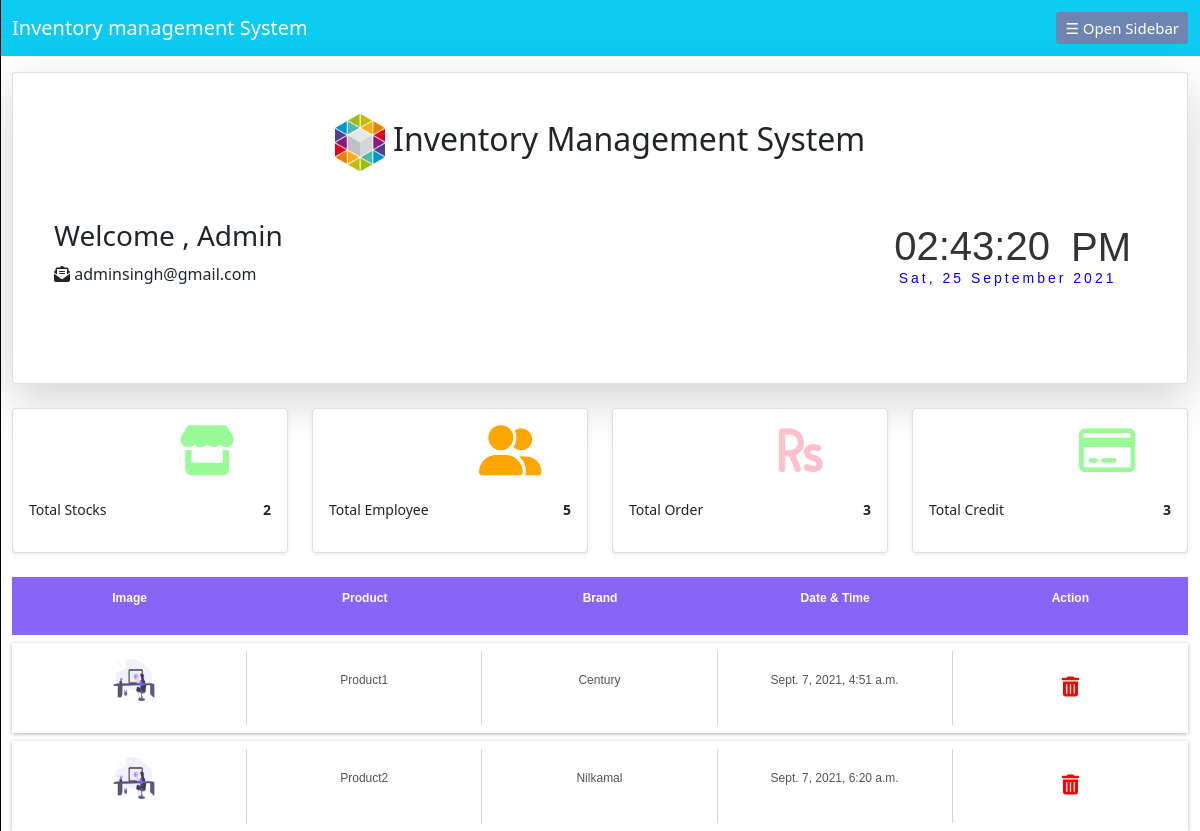
Page / (signed in) on the committed database.
### datawork/models.py (models this page shows, shortened)
class Product(models.Model):
    STOCK = (("0","show"),("1","hide"))
    name = models.CharField(max_length=200)
    quantity = models.IntegerField(default=1)
    image = models.ImageField(upload_to="product/", null=True)
    category = models.ForeignKey(Category, on_delete=models.CASCADE)
    brand = models.ForeignKey(Brand, on_delete=models.CASCADE)
    product_size = models.ForeignKey(Size, on_delete=models.CASCADE)
    product_thickness = models.ForeignKey(Thickness, on_delete=models.CASCADE)
    doc = models.DateTimeField(default=timezone.now)
    price = models.IntegerField(default=0)
    stock = models.CharField(max_length=100, choices=STOCK, default="0", null=True)

class Brand(models.Model):
    brand_name = models.CharField(max_length=200)
    brand_cxategory = models.ForeignKey(Category, on_delete=models.CASCADE, null=True)
    brand_desc = models.TextField(null=True)
    brand_doc = models.DateTimeField(default=timezone.now, null=True)
    def __str__(self):
        return self.brand_name

### datawork/views.py (the view)
# urls.py: path("", views.Home, name="Home"),
@login_required
def Home(r):
    id = Customer().id
    return render(r, "index.html",{
        "product": Product.objects.all().count(),
        "users": User.objects.all().count(),
        "pro": Product.objects.all()[:5],
        "order": Order.objects.all().count(),
        "credits": Order.objects.filter(pay_method = "Credit").count(),
    })

### template/index.html (shortened to what this page needs)
{% extends 'base.html' %}
{% block content %}
    <div id="content">
        <div class="card shadow-lg mt-3" style="padding: 25px 25px;">
            <div class="card-body">
                <h1 class="text-center bolder head-txt"> <img src="../media/product/logo.png" alt="" id="image"> Inventory Management System</h1>
                <div class="d-flex mt-5">
                    <h3 class="left_text">Welcome , {{user.username}} <br>
                        <span class="h6"><i class="fas fa-envelope-open-text"></i> {{user.email}}</span>
                    </h3>
                    <h5 class="ms-auto">
                        <div id="clockdate">
                            <div class="clockdate-wrapper">
                              <div id="clock"></div>
                              <div id="date"></div>
                            </div>
                        </div>
                    </h5>
                </div>
            </div>
        </div>
        <div class="row mt-3">
            <div class="col-lg-3 col-md-6 col-sm-3">
                <div class="card mt-2 shadow-sm">
                    <div class="card-body">
                        <div class="">
                            <h4><i class="fas fa-store" style="margin-left: 150px; font-size: 50px; color:palegreen;"></i></h4>
                            <div class="row mt-4">
                                <div class="d-flex">
                                    <p class="small bold me-auto">Total Stocks</p>
                                    <p class="small bold ms-auto"><strong>{{product}}</strong></p>
                                </div>
                            </div>
                        </div>
                    </div>
                </div>
            </div>
            <div class="col-lg-3 col-md-6 col-sm-3">
                <div class="card mt-2 shadow-sm">
                    <div class="card-body">
                        <div class="">
                            <h4><i class="fas fa-user-friends" style="margin-left: 150px; font-size: 50px; color:orange;"></i></h4>
                            <div class="row mt-4">
                                <div class="d-flex">
                                    <p class="small bold me-auto">Total Employee</p>
                                    <p class="small bold ms-auto"><strong>{{users}}</strong></p>
                                </div>
                            </div>
                        </div>
                    </div>
                </div>
            </div>
            <div class="col-lg-3 col-md-6 col-sm-3">
                <div class="card mt-2 shadow-sm">
                    <div class="card-body">
                        <div class="">
                            <h4><i class="fas fa-rupee-sign" style="margin-left: 150px; font-size: 50px; color:pink;"></i></h4>
                            <div class="row mt-4">
                                <div class="d-flex">
                                    <p class="small bold me-auto">Total Order</p>
                                    <p class="small bold ms-auto"><strong>{{order}}</strong></p>
                                </div>
                            </div>
                        </div>
                    </div>
                </div>
            </div>
            <div class="col-lg-3 col-md-6 col-sm-3">
                <div class="card mt-2 shadow-sm">
                    <div class="card-body">
                        <div class="">
                            <h4><i class="far fa-credit-card" style="margin-left: 150px; font-size: 50px; color:palegreen;"></i></h4>
                            <div class="row mt-4">
                                <div class="d-flex">
                                    <p class="small bold me-auto">Total Credit</p>
                                    <p class="small bold ms-auto"><strong>{{credits}}</strong></p>
                                </div>
                            </div>
                        </div>
                    </div>
                </div>
            </div>
        </div>
        <div class=" mt-4">
            <div class="table-box">
                <div class="table-row table-head">
                    <div class="table-cell">
                        <p>Image</p>
                    </div>
                    <div class="table-cell last-cell">
                        <p>Product</p>
                    </div>
                    <div class="table-cell">
                        <p>Brand</p>
                    </div>
                    <div class="table-cell">
                        <p>Date & Time </p>
                    </div>
                    <div class="table-cell last-cell">
                        <p>Action</p>
                    </div>
                </div>
                {% for p in pro %}
                    <div class="table-row">
                        <div class="table-cell first-cell">
                            <p>
                                <img src="{{p.image.url}}" alt="" width="50px" height="50px">
                            </p>
                        </div>
                        <div class="table-cell">
                            <p>{{p.name}}</p>
                        </div>
                        <div class="table-cell">
                            <p>{{p.brand}}</p>
                        </div>
                        <div class="table-cell">
                            <p>{{p.doc}}</p>
                        </div>
                        <div class="table-cell last-cell">
                            <div class="btn-group">
                                <a href="{% url 'delete_product' p.id %}"><i class="fas fa-trash-alt" style="color: red; font-size: 20px;"></i></a>
                            </div>
                        </div>
                    </div>
                {% endfor %}
            </div>
        </div>
    </div>
{% endblock %}

### template/index.html (style rules this page uses)
#image { width: 50px; }
.clockdate-wrapper { color: #333; padding:25px; max-width:350px; width:100%; text-align:center; border-radius:5px; margin:0 auto; }
#clock { font-family: sans-serif; font-size:40px; text-shadow:0px 0px 1px #fff; }
#date { letter-spacing:3px; font-size:14px; font-family:arial,sans-serif; color:blue; }
.table-row { display: table; width: 100%; margin: 8px auto; font-family: sans-serif; background: transparent; padding: 8px 0; color: #555; font-size: 12px; box-shadow: 0 1px 4px 0px rgba(0,0,50,0.3); }
.table-head { background: #8665f7; box-shadow: none; color: #fff; font-weight: 600; }
.table-head .table-cell { border-right: none; }
.table-cell { display: table-cell; width: 20%; text-align: center; padding: 4px 0; border-right: 1px solid #d6d4d4; vertical-align: middle; }
.first-cell { padding-left: 10px; }
.last-cell { border-right: none; }
a { text-decoration: none; color: #555; }
@media (min-width:768px) { .head-txt { font-size: 2rem; } }
@media (min-width:768px) { #clockdate { position: relative; bottom: 22px; } }

### rows in the picture
Product: image (picture), name "Product1", brand "Century", doc "Sept. 7, 2021, 4:51 a.m."
Product: image (picture), name "Product2", brand "Nilkamal", doc "Sept. 7, 2021, 6:20 a.m."

### other values in the picture
{{ user.username }} "Admin"
{{ user.email }} "adminsingh@gmail.com"
{{ product }} "2"
{{ users }} "5"
{{ order }} "3"
{{ credits }} "3"
